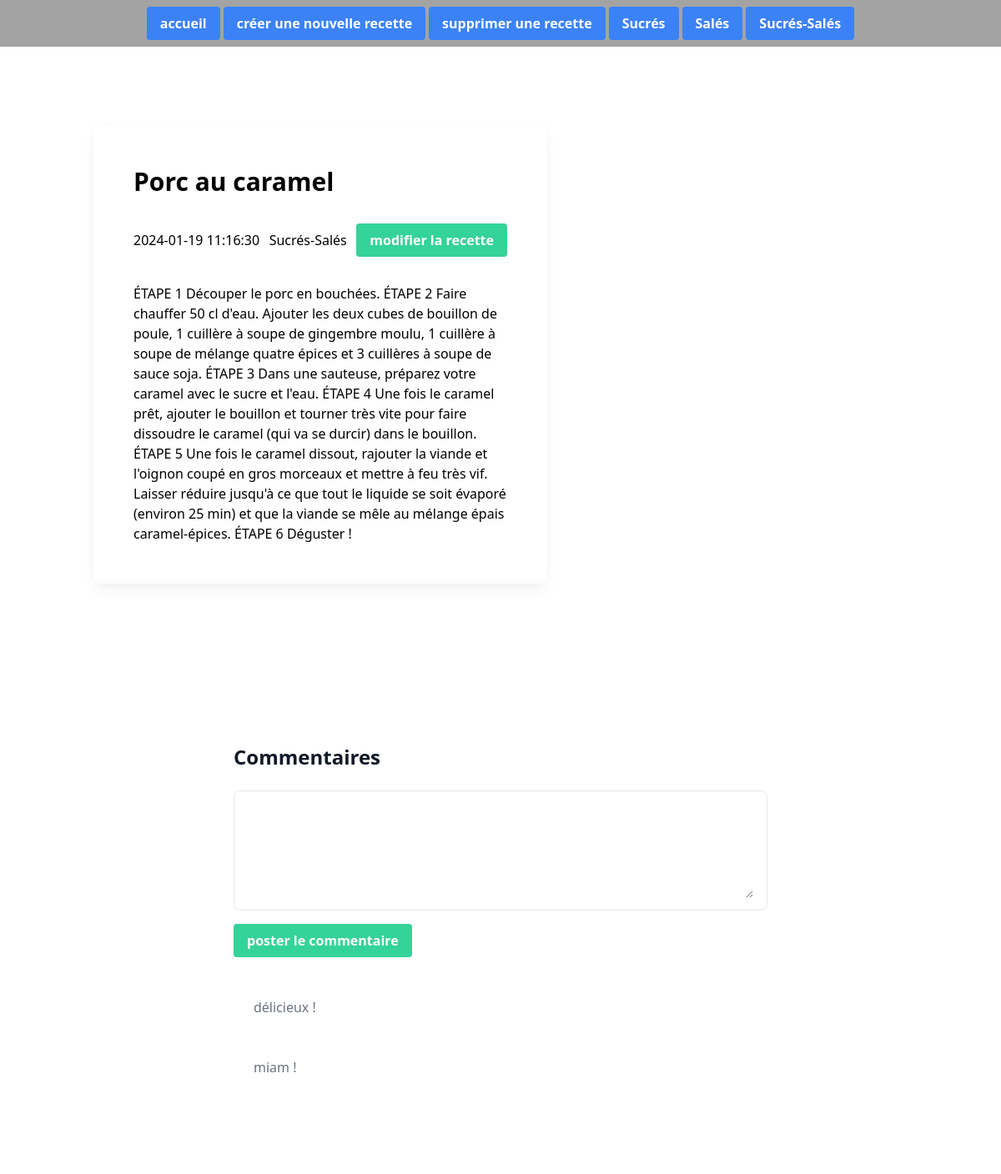
Screenshot of /recette.php?id=3 with the database file from the repository.
### tables this page shows
CREATE TABLE IF NOT EXISTS categories (
  id BIGINT UNSIGNED PRIMARY KEY AUTO_INCREMENT,
  name VARCHAR(50) NOT NULL,
  created_at TIMESTAMP DEFAULT CURRENT_TIMESTAMP,
  updated_at TIMESTAMP DEFAULT CURRENT_TIMESTAMP ON UPDATE CURRENT_TIMESTAMP
);

CREATE TABLE IF NOT EXISTS recipes (
  id BIGINT UNSIGNED PRIMARY KEY AUTO_INCREMENT,
  title VARCHAR(100) NOT NULL,
  body TEXT NOT NULL,
  excerpt VARCHAR(255) NOT NULL,
  created_at TIMESTAMP DEFAULT CURRENT_TIMESTAMP,
  updated_at TIMESTAMP DEFAULT CURRENT_TIMESTAMP ON UPDATE CURRENT_TIMESTAMP,
  category_id BIGINT UNSIGNED NOT NULL,
  img_url TEXT NOT NULL,
  FOREIGN KEY (category_id) REFERENCES categories (id) ON DELETE CASCADE
);

CREATE TABLE IF NOT EXISTS comments (
  id BIGINT UNSIGNED PRIMARY KEY AUTO_INCREMENT,
  content VARCHAR(1023) NOT NULL,
  created_at TIMESTAMP DEFAULT CURRENT_TIMESTAMP,
  updated_at TIMESTAMP DEFAULT CURRENT_TIMESTAMP ON UPDATE CURRENT_TIMESTAMP,
  recipe_id BIGINT UNSIGNED,
  FOREIGN KEY (recipe_id) REFERENCES recipes (id) ON DELETE CASCADE
);

### functions.php (called while the page is built, shortened)
<?php
function getRecipeWithCategory(PDO $pdo, int $id) {
        $query = $pdo->prepare('SELECT recipes.id AS recipesId, title, excerpt, recipes.created_at AS recipesCreatedAt, body, img_url, category_id,
            categories.name FROM recipes
            LEFT JOIN categories ON category_id = categories.id
            WHERE recipes.id = :recipesId');
        $query->bindParam("recipesId", $id, PDO::PARAM_INT);
        $query->execute();
        $recipe = $query->fetch(PDO::FETCH_ASSOC);
        return $recipe;
}
function getAllCategories($pdo){
        $query = $pdo->query('SELECT name, id FROM categories', PDO :: FETCH_ASSOC);
        $categories = $query->fetchAll();
        return $categories;
    }
function getAllCommentsOfARecipe(PDO $pdo, int $id){
    $query = $pdo->prepare('SELECT id, recipe_id, content FROM comments WHERE recipe_id = :id');
    $query->bindParam('id',$id, PDO::PARAM_INT);
    $query->execute();
    $comments = $query->fetchAll(PDO::FETCH_ASSOC);
    return $comments;
}

### recette.php (the view, shortened to what this page needs)
<?php
require('functions.php');
$pdo = getPDO("mysql:host=localhost;dbname=recipes", "root", "");
$recipe = getRecipeWithCategory($pdo, intval($_GET['id']));
$categories = getAllCategories($pdo);
$comments = getAllCommentsOfArecipe($pdo, intval($_GET['id']));
?>
<!DOCTYPE html>
<html lang="en">
<head>
    <script src="https://cdn.tailwindcss.com"></script>
</head>
<header>
    <nav class="flex justify-center gap-1 p-2 bg-neutral-400 color-white">
        <a href="index.php"><button
                class="bg-blue-500 hover:bg-blue-700 text-white font-bold py-2 px-4 rounded">accueil</button></a>
        <a href="create.php"><button class="bg-blue-500 hover:bg-blue-700 text-white font-bold py-2 px-4 rounded">créer
                une nouvelle recette</button></a>
        <a href="delete.php"><button
                class="bg-blue-500 hover:bg-blue-700 text-white font-bold py-2 px-4 rounded">supprimer une
                recette</button></a>
        <?php foreach ($categories as $category): ?>
            <a href="category.php?id=<?= $category['id'] ?>">
                <button class="bg-blue-500 hover:bg-blue-700 text-white font-bold py-2 px-4 rounded">
                    <?= $category['name'] ?>
                </button>
            </a>
        <?php endforeach ?>
    </nav>
</header>
<body>
    <div class="container my-24 mx-auto md:px-6">
        <section class="mb-32">
            <div class="container mx-auto text-center lg:text-left xl:px-32">
                <article class="flex grid items-center lg:grid-cols-2">
                    <div class="mb-12 lg:mb-0">
                        <div
                            class="relative z-[1] block rounded-lg bg-[hsla(0,0%,100%,0.55)] px-6 py-12 shadow-[0_2px_15px_-3px_rgba(0,0,0,0.07),0_10px_20px_-2px_rgba(0,0,0,0.04)] backdrop-blur-[30px] md:px-12 lg:-mr-14">
                            <h2 class="mb-8 text-3xl font-bold">
                                <?= $recipe['title'] ?>
                            </h2>
                            <div class="mx-auto mb-8 flex flex-col md:flex-row md:justify-around lg:justify-between">
                                <time class="mx-auto mb-4 flex items-center md:mx-0 md:mb-2 lg:mb-0"
                                    datetime="<?= $recipe['recipesCreatedAt'] ?>">
                                    <?= $recipe['recipesCreatedAt'] ?>
                                </time>
                                <div class="mx-auto mb-4 flex items-center md:mx-0 md:mb-2 lg:mb-0">
                                    <?= $recipe['name'] ?>
                                </div>
                                <a href="update.php?id=<?= $recipe['recipesId'] ?>"><button
                                        class="bg-emerald-400 hover:bg-emerald-700 text-white font-bold py-2 px-4 rounded">
                                        modifier la recette
                                    </button></a>
                            </div>
                            <div>
                                <?= $recipe['body'] ?>
                            </div>
                        </div>
                    </div>
                </article>
            </div>
        </section>
        <section class="bg-white py-8 lg:py-16 antialiased">
            <div class="max-w-2xl mx-auto px-4">
                <div class="flex justify-between items-center mb-6">
                     <h2 class="text-lg lg:text-2xl font-bold text-gray-900">Commentaires</h2>
                </div>
                <form action="" method="post" class="mb-6">
                    <div class="py-2 px-4 mb-4 bg-white rounded-lg rounded-t-lg border border-gray-200 ">
                        <textarea name="content" rows="6" class="px-0 w-full text-sm text-gray-900 border-0 focus:ring-0 focus:outline-none"></textarea>
                    </div>
                    <input placeholder="écrivez votre commentaire..." type="submit" value="poster le commentaire" class = "bg-emerald-400 hover:bg-emerald-700 text-white font-bold py-2 px-4 rounded">
                </form>
                <?php foreach ($comments as $comment): ?>
                    <div class="text-gray-500 p-6">
                        <?= $comment['content'] ?>
                    </div>
                <?php endforeach ?>
        </section>
</body>
</html>

### rows the page displays
categories: name "Sucrés"
categories: name "Salés"
categories: name "Sucrés-Salés"
recipes: title "Porc au caramel", created_at "2024-01-19 11:16:30", category.name "Sucrés-Salés", body "ÉTAPE 1 Découper le porc en bouchées. ÉTAPE 2 Faire chauffer 50 cl d'eau. Ajouter les deux cubes de bouillon de poule, 1 cuillère à soupe de gingembre moulu, 1 cuillère à soupe de mélange quatre épices et 3 cuillères à soupe de sauce soja. ÉTAPE 3 Dans une sauteuse, préparez votre caramel avec le sucre et l'eau. ÉTAPE 4 Une fois le caramel prêt, ajouter le bouillon et tourner très vite pour faire dissoudre le caramel (qui va se durcir) dans le bouillon. ÉTAPE 5 Une fois le caramel dissout, rajouter la viande et l'oignon coupé en gros morceaux et mettre à feu très vif. Laisser réduire jusqu'à ce que tout le liquide se soit évaporé (environ 25 min) et que la viande se mêle au mélange épais…"
comments: content "délicieux !"
comments: content "miam !"
